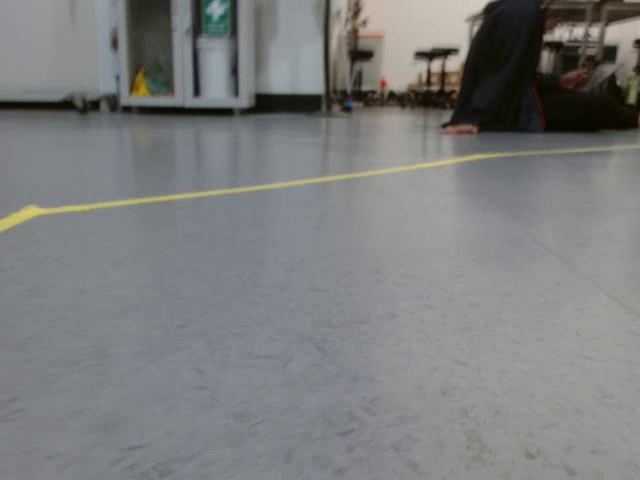
#> input picture frame 28 of arrow.mp4, 640 x 480 px
$ python arrow_detection.py
#> lines starting #> are read from the running program, lines starting #| are printed output that depends on the picture; after the words box and inside, x2 and y2 are one past the last pixel; in counts of white or black regions, pixels touching at a corner belong together
import cv2
import numpy as np

def detect_arrow_direction(frame):
    gray = cv2.cvtColor(frame, cv2.COLOR_BGR2GRAY)
    edges = cv2.Canny(gray, 50, 150, apertureSize=3)

    lines = cv2.HoughLines(edges, 1, np.pi/180, 20)

    left = 0
    right = 0

    for line in lines:
        rho, theta = line[0]
        if ((np.round(theta, 2)) >= 1.0 and (np.round(theta, 2)) <= 1.1) or ((np.round(theta, 2)) >= 2.0 and (np.round(theta, 2)) <= 2.1):
            if (rho >= 20 and rho <= 30):
                left += 1
            elif (rho >= -73 and rho <= -57):
                right += 1

    if left >= 1:
        return "left"
    elif right >= 1:
        return "right"
    else:
        return "no arrow"

def main():
    video = cv2.VideoCapture("arrow.mp4")

    while True:
        ret, frame = video.read()
#> frame is the input picture: shape (480, 640, 3); mean B, G, R 125.5, 125.5, 123.9
        if not ret:
            break

        frame = cv2.resize(frame, (640, 360))
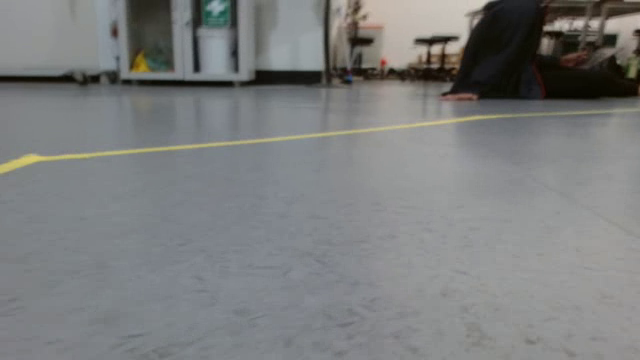
#> frame: shape (360, 640, 3); mean B, G, R 125.5, 125.5, 123.9

        # Detect arrow direction
        direction = detect_arrow_direction(frame)
#> in detect_arrow_direction, `edges = cv2.Canny(gray, 50, 150, apertureSize=3)`:
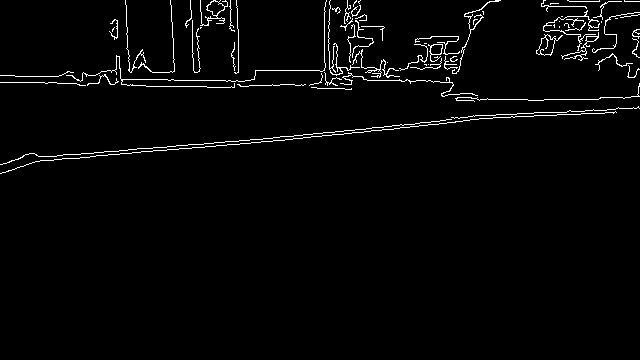
#> edges: shape (360, 640); 2.5% white in thin lines or dots, all inside (x1, y1, x2, y2) = (0, 0, 640, 174)
#> the loop in detect_arrow_direction, `for line in lines:` made 3409 passes
#> (rho, theta) on passes 1 to 12: (160, 1.48), (163, 1.48), (165, 1.47), (168, 1.47), (75, 1.55), (80, 1.57), (81, 1.61), (173, 1.45), (82, 1.59), (70, 1.57), (157, 1.5), (89, 1.55)
#> after the loop in detect_arrow_direction, `for line in lines:`: left = 0; right = 5
#> direction = 'right'

        # Overlay arrow direction on the frame
        arrow_frame = frame.copy()
        cv2.putText(arrow_frame, direction, (10, 30), cv2.FONT_HERSHEY_SIMPLEX, 1, (0, 0, 255), 2)
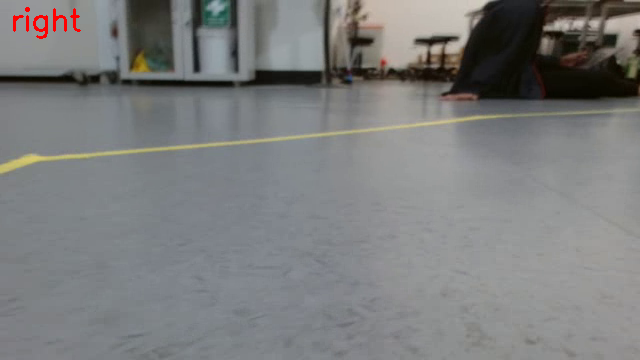
#> arrow_frame: shape (360, 640, 3); 0.24% of pixels changed, all inside (x1, y1, x2, y2) = (13, 7, 81, 39)

        # Display both the original video and the frame with arrow direction
        cv2.imshow('Original Video', frame)
        cv2.imshow('Arrow Detection', arrow_frame)

    video.release()
    cv2.destroyAllWindows()

if __name__ == '__main__':
    main()

$ run again, starting later in the video
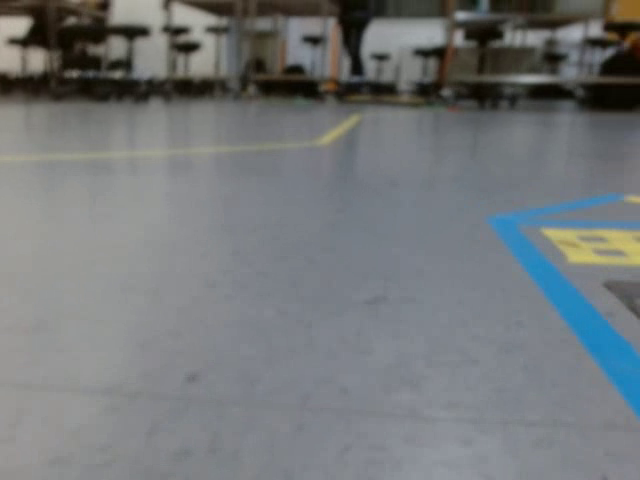
#> input picture frame 126 of arrow.mp4, 640 x 480 px
#> in main, frame is the input picture: shape (480, 640, 3); mean B, G, R 121.7, 119.9, 116.2
#> frame: shape (360, 640, 3)
#> in detect_arrow_direction, `edges = cv2.Canny(gray, 50, 150, apertureSize=3)`:
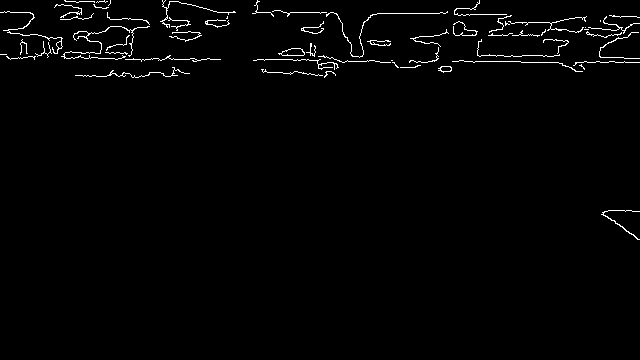
#> edges: shape (360, 640); 1.6% white in thin lines or dots, all inside (x1, y1, x2, y2) = (0, 0, 640, 240)
#> lines = 1129 rows, first 8: [55, 1.59], [62, 1.57], [12, 1.57], [6, 1.59], [59, 1.57], [52, 1.59], [35, 1.57], [11, 1.62]
#> the loop in detect_arrow_direction, `for line in lines:` made 1129 passes
#> after the loop in detect_arrow_direction, `for line in lines:`: left = 3
#> direction = 'left'
#> in main, `cv2.putText(arrow_frame, direction, (10, 30), cv2.FONT_HERSHEY_SIMPLEX..`:
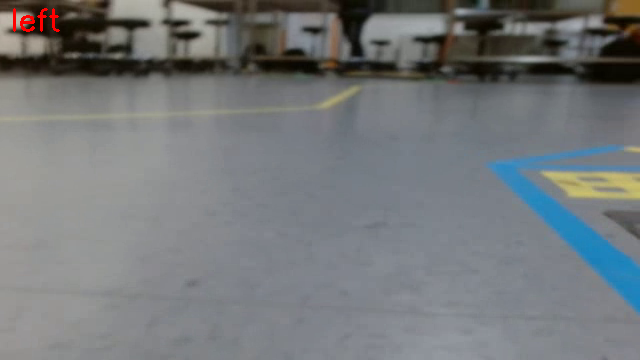
#> arrow_frame: shape (360, 640, 3); mean B, G, R 121.7, 119.8, 116.5

$ run again, starting later in the video
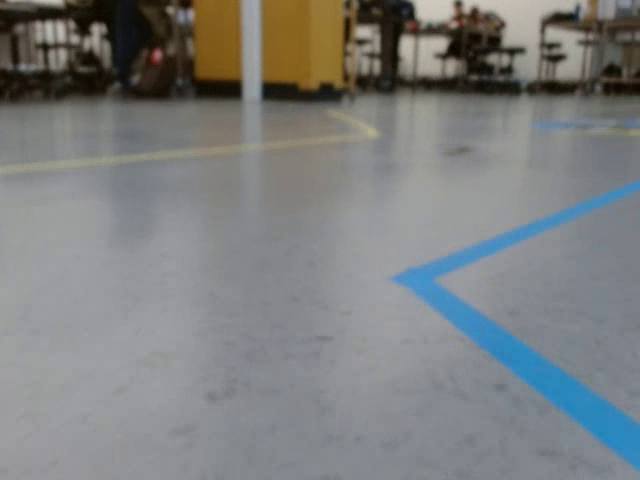
#> input picture frame 224 of arrow.mp4, 640 x 480 px
#> in main, frame is the input picture: shape (480, 640, 3); mean B, G, R 127.5, 127.5, 125.4
#> frame: shape (360, 640, 3)
#> in detect_arrow_direction, `edges = cv2.Canny(gray, 50, 150, apertureSize=3)`:
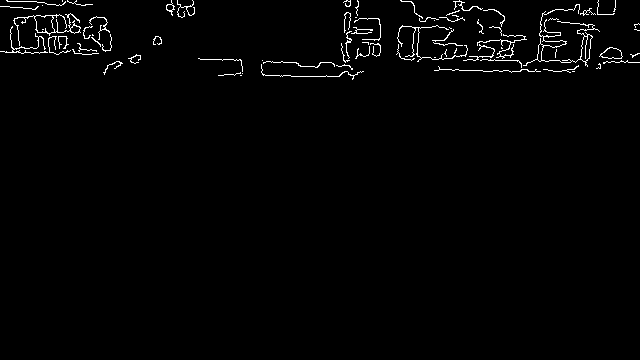
#> edges: shape (360, 640); 1.6% white in thin lines or dots, all inside (x1, y1, x2, y2) = (0, 0, 640, 80)
#> lines = 1341 rows, first 8: [51, 1.59], [42, 1.61], [48, 1.59], [62, 1.57], [40, 1.61], [31, 1.59], [59, 1.57], [34, 1.62]
#> the loop in detect_arrow_direction, `for line in lines:` made 1341 passes
#> (rho, theta, right) on pass 1279: (-68, 2.01, 1)
#> after the loop in detect_arrow_direction, `for line in lines:`: left = 0; right = 1
#> direction = 'right'
#> in main, `cv2.putText(arrow_frame, direction, (10, 30), cv2.FONT_HERSHEY_SIMPLEX..`:
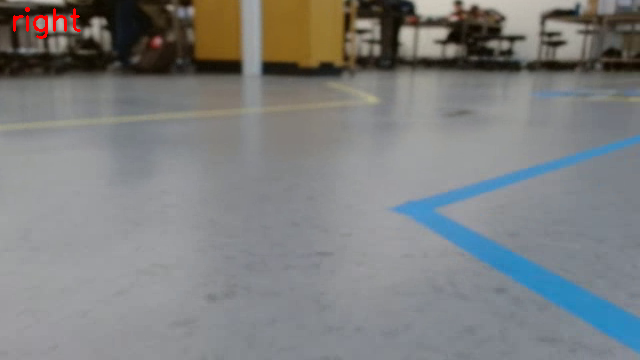
#> arrow_frame: shape (360, 640, 3); mean B, G, R 127.3, 127.3, 125.8
